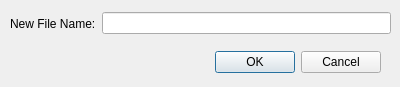
<?xml version="1.0" encoding="UTF-8"?>
<ui version="4.0">
 <class>FileRenameDialog</class>
 <widget class="QWidget" name="FileRenameDialog">
  <property name="geometry">
   <rect>
    <x>0</x>
    <y>0</y>
    <width>400</width>
    <height>87</height>
   </rect>
  </property>
  <property name="windowTitle">
   <string>File Rename</string>
  </property>
  <widget class="QDialogButtonBox" name="buttonBox">
   <property name="geometry">
    <rect>
     <x>210</x>
     <y>50</y>
     <width>171</width>
     <height>25</height>
    </rect>
   </property>
   <property name="standardButtons">
    <set>QDialogButtonBox::Cancel|QDialogButtonBox::Ok</set>
   </property>
  </widget>
  <widget class="QWidget" name="">
   <property name="geometry">
    <rect>
     <x>10</x>
     <y>10</y>
     <width>381</width>
     <height>27</height>
    </rect>
   </property>
   <layout class="QHBoxLayout" name="horizontalLayout">
    <item>
     <widget class="QLabel" name="FileRenameLabel">
      <property name="text">
       <string>New File Name:</string>
      </property>
     </widget>
    </item>
    <item>
     <widget class="QLineEdit" name="FileNameEdit"/>
    </item>
   </layout>
  </widget>
 </widget>
 <resources/>
 <connections/>
</ui>
